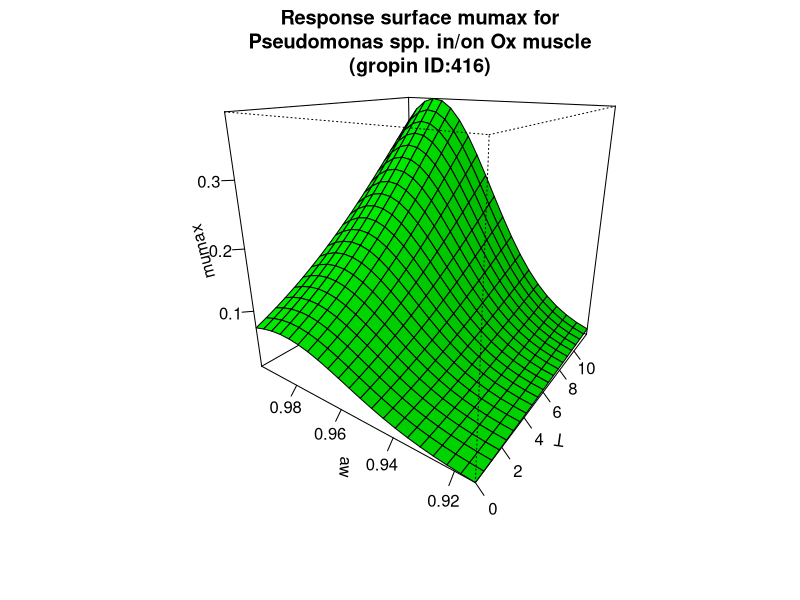

This figure's R source:
#############################
# start of Parameter script
#############################
T <- seq(0,11.988011988012,length.out=21)
aw <- seq(0.913913,0.998001998001998,length.out=21)
#############################
# end of Parameter script
#############################
############################# 
# start of Model script Gropin ID 416 
#############################
 
# constant coefficients for this model
 
variables <- data.frame(T,aw)
argumentsPar <- expand.grid(variables)
 
# heart of the model
response_surface <- function(T,aw) {
   mumax <-exp(-919.54+1.6033*((10^5)/(T+273))-2.3784*((10^7)/((T+273)^2))+1317.7*aw-669*(aw^2))

return(mumax=mumax)
} 

# output parameters
responseSurface <- cbind(argumentsPar,response_surface(argumentsPar['T'],argumentsPar['aw']))
colnames(responseSurface) <- c(colnames(argumentsPar),'mumax')
#############################
# End of Model script
#############################
############################# 
# start of Visualisation script Gropin ID 416 
#############################
persp(T,aw,matrix(unlist(responseSurface$'mumax'),nrow=21),col = 'green',xlab='T',ylab='aw',zlab='mumax',main='Response surface mumax for
Pseudomonas spp. in/on Ox muscle
(gropin ID:416)',theta=305,phi=20,shade=0.25,ticktype = 'detailed')
#############################
# End of Visualisation script
#############################
